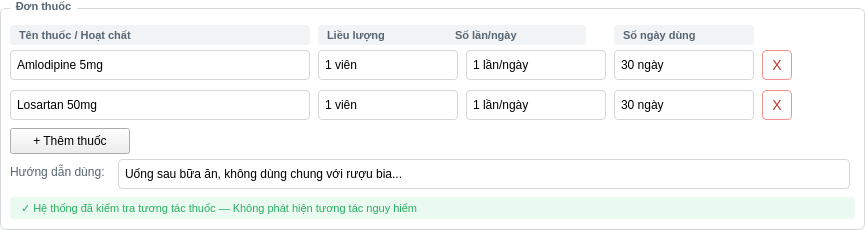
   <widget class="QGroupBox" name="groupBox_3">
    <property name="geometry">
     <rect>
      <x>225</x>
      <y>380</y>
      <width>865</width>
      <height>230</height>
     </rect>
    </property>
    <property name="styleSheet">
     <string notr="true">QGroupBox {
               font-size: 11px;
               font-weight: bold;
               color: #566573;
               border: 1px solid #d5d8dc;
               border-radius: 6px;
               margin-top: 8px;
               background-color: white;
             }
             QGroupBox::title {
               subcontrol-origin: margin;
               left: 10px;
               padding: 0 4px;
             }</string>
    </property>
    <property name="title">
     <string>Đơn thuốc</string>
    </property>
    <widget class="QLabel" name="label_27">
     <property name="geometry">
      <rect>
       <x>10</x>
       <y>25</y>
       <width>300</width>
       <height>20</height>
      </rect>
     </property>
     <property name="styleSheet">
      <string notr="true">font-size:11px; font-weight:bold; color:#566573; background:#f2f3f4; padding:3px 6px; border-radius:3px;</string>
     </property>
     <property name="text">
      <string>Tên thuốc / Hoạt chất</string>
     </property>
    </widget>
    <widget class="QLabel" name="label_28">
     <property name="geometry">
      <rect>
       <x>318</x>
       <y>25</y>
       <width>140</width>
       <height>20</height>
      </rect>
     </property>
     <property name="styleSheet">
      <string notr="true">font-size:11px; font-weight:bold; color:#566573; background:#f2f3f4; padding:3px 6px; border-radius:3px;</string>
     </property>
     <property name="text">
      <string>Liều lượng</string>
     </property>
    </widget>
    <widget class="QLabel" name="label_29">
     <property name="geometry">
      <rect>
       <x>446</x>
       <y>25</y>
       <width>140</width>
       <height>20</height>
      </rect>
     </property>
     <property name="styleSheet">
      <string notr="true">font-size:11px; font-weight:bold; color:#566573; background:#f2f3f4; padding:3px 6px; border-radius:3px;</string>
     </property>
     <property name="text">
      <string>Số lần/ngày</string>
     </property>
    </widget>
    <widget class="QLabel" name="label_30">
     <property name="geometry">
      <rect>
       <x>614</x>
       <y>25</y>
       <width>140</width>
       <height>20</height>
      </rect>
     </property>
     <property name="styleSheet">
      <string notr="true">font-size:11px; font-weight:bold; color:#566573; background:#f2f3f4; padding:3px 6px; border-radius:3px;</string>
     </property>
     <property name="text">
      <string>Số ngày dùng</string>
     </property>
    </widget>
    <widget class="QLineEdit" name="lineEdit_8">
     <property name="geometry">
      <rect>
       <x>318</x>
       <y>50</y>
       <width>140</width>
       <height>30</height>
      </rect>
     </property>
     <property name="styleSheet">
      <string notr="true">QLineEdit { border:1px solid #d5d8dc; border-radius:4px; font-size:12px; padding:4px; }</string>
     </property>
     <property name="text">
      <string>1 viên</string>
     </property>
    </widget>
    <widget class="QLineEdit" name="lineEdit_9">
     <property name="geometry">
      <rect>
       <x>466</x>
       <y>50</y>
       <width>140</width>
       <height>30</height>
      </rect>
     </property>
     <property name="styleSheet">
      <string notr="true">QLineEdit { border:1px solid #d5d8dc; border-radius:4px; font-size:12px; padding:4px; }</string>
     </property>
     <property name="text">
      <string>1 lần/ngày</string>
     </property>
    </widget>
    <widget class="QLineEdit" name="lineEdit_10">
     <property name="geometry">
      <rect>
       <x>614</x>
       <y>50</y>
       <width>140</width>
       <height>30</height>
      </rect>
     </property>
     <property name="styleSheet">
      <string notr="true">QLineEdit { border:1px solid #d5d8dc; border-radius:4px; font-size:12px; padding:4px; }</string>
     </property>
     <property name="text">
      <string>30 ngày</string>
     </property>
    </widget>
    <widget class="QLineEdit" name="lineEdit_11">
     <property name="geometry">
      <rect>
       <x>10</x>
       <y>50</y>
       <width>300</width>
       <height>30</height>
      </rect>
     </property>
     <property name="styleSheet">
      <string notr="true">QLineEdit { border:1px solid #d5d8dc; border-radius:4px; font-size:12px; padding:4px; }</string>
     </property>
     <property name="text">
      <string>Amlodipine 5mg</string>
     </property>
    </widget>
    <widget class="QPushButton" name="pushButton">
     <property name="geometry">
      <rect>
       <x>762</x>
       <y>50</y>
       <width>30</width>
       <height>30</height>
      </rect>
     </property>
     <property name="styleSheet">
      <string notr="true">QPushButton { color:#c0392b; border:1px solid #f1948a; border-radius:4px; font-size:14px; background:white; }</string>
     </property>
     <property name="text">
      <string>X</string>
     </property>
    </widget>
    <widget class="QLineEdit" name="lineEdit_12">
     <property name="geometry">
      <rect>
       <x>10</x>
       <y>90</y>
       <width>300</width>
       <height>30</height>
      </rect>
     </property>
     <property name="styleSheet">
      <string notr="true">QLineEdit { border:1px solid #d5d8dc; border-radius:4px; font-size:12px; padding:4px; }</string>
     </property>
     <property name="text">
      <string>Losartan 50mg</string>
     </property>
    </widget>
    <widget class="QLineEdit" name="lineEdit_13">
     <property name="geometry">
      <rect>
       <x>318</x>
       <y>90</y>
       <width>140</width>
       <height>30</height>
      </rect>
     </property>
     <property name="styleSheet">
      <string notr="true">QLineEdit { border:1px solid #d5d8dc; border-radius:4px; font-size:12px; padding:4px; }</string>
     </property>
     <property name="text">
      <string>1 viên</string>
     </property>
    </widget>
    <widget class="QPushButton" name="pushButton_2">
     <property name="geometry">
      <rect>
       <x>762</x>
       <y>90</y>
       <width>30</width>
       <height>30</height>
      </rect>
     </property>
     <property name="styleSheet">
      <string notr="true">QPushButton { color:#c0392b; border:1px solid #f1948a; border-radius:4px; font-size:14px; background:white; }</string>
     </property>
     <property name="text">
      <string>X</string>
     </property>
    </widget>
    <widget class="QLineEdit" name="lineEdit_14">
     <property name="geometry">
      <rect>
       <x>466</x>
       <y>90</y>
       <width>140</width>
       <height>30</height>
      </rect>
     </property>
     <property name="styleSheet">
      <string notr="true">QLineEdit { border:1px solid #d5d8dc; border-radius:4px; font-size:12px; padding:4px; }</string>
     </property>
     <property name="text">
      <string>1 lần/ngày</string>
     </property>
    </widget>
    <widget class="QLineEdit" name="lineEdit_15">
     <property name="geometry">
      <rect>
       <x>614</x>
       <y>90</y>
       <width>140</width>
       <height>30</height>
      </rect>
     </property>
     <property name="styleSheet">
      <string notr="true">QLineEdit { border:1px solid #d5d8dc; border-radius:4px; font-size:12px; padding:4px; }</string>
     </property>
     <property name="text">
      <string>30 ngày</string>
     </property>
    </widget>
    <widget class="QPushButton" name="pushButton_3">
     <property name="geometry">
      <rect>
       <x>10</x>
       <y>128</y>
       <width>120</width>
       <height>26</height>
      </rect>
     </property>
     <property name="styleSheet">
      <string notr="true">QPushButton { color:#1a5276; background:transparent; border:1px dashed #1a5276; border-radius:4px; font-size:11px; }\</string>
     </property>
     <property name="text">
      <string>+ Thêm thuốc</string>
     </property>
    </widget>
    <widget class="QLabel" name="label_31">
     <property name="geometry">
      <rect>
       <x>10</x>
       <y>162</y>
       <width>100</width>
       <height>20</height>
      </rect>
     </property>
     <property name="styleSheet">
      <string notr="true">font-size:12px; color:#566573;</string>
     </property>
     <property name="text">
      <string>Hướng dẫn dùng:</string>
     </property>
    </widget>
    <widget class="QLineEdit" name="lineEdit_4">
     <property name="geometry">
      <rect>
       <x>118</x>
       <y>159</y>
       <width>732</width>
       <height>30</height>
      </rect>
     </property>
     <property name="styleSheet">
      <string notr="true">QLineEdit { border:1px solid #d5d8dc; border-radius:4px; font-size:12px; padding:4px; }</string>
     </property>
     <property name="text">
      <string>Uống sau bữa ăn, không dùng chung với rượu bia...</string>
     </property>
    </widget>
    <widget class="QLabel" name="label_32">
     <property name="geometry">
      <rect>
       <x>10</x>
       <y>197</y>
       <width>845</width>
       <height>22</height>
      </rect>
     </property>
     <property name="styleSheet">
      <string notr="true">font-size:11px; color:#27ae60; background:#eafaf1; border-radius:3px; padding:3px 8px;</string>
     </property>
     <property name="text">
      <string>✓ Hệ thống đã kiểm tra tương tác thuốc — Không phát hiện tương tác nguy hiểm</string>
     </property>
    </widget>
   </widget>
